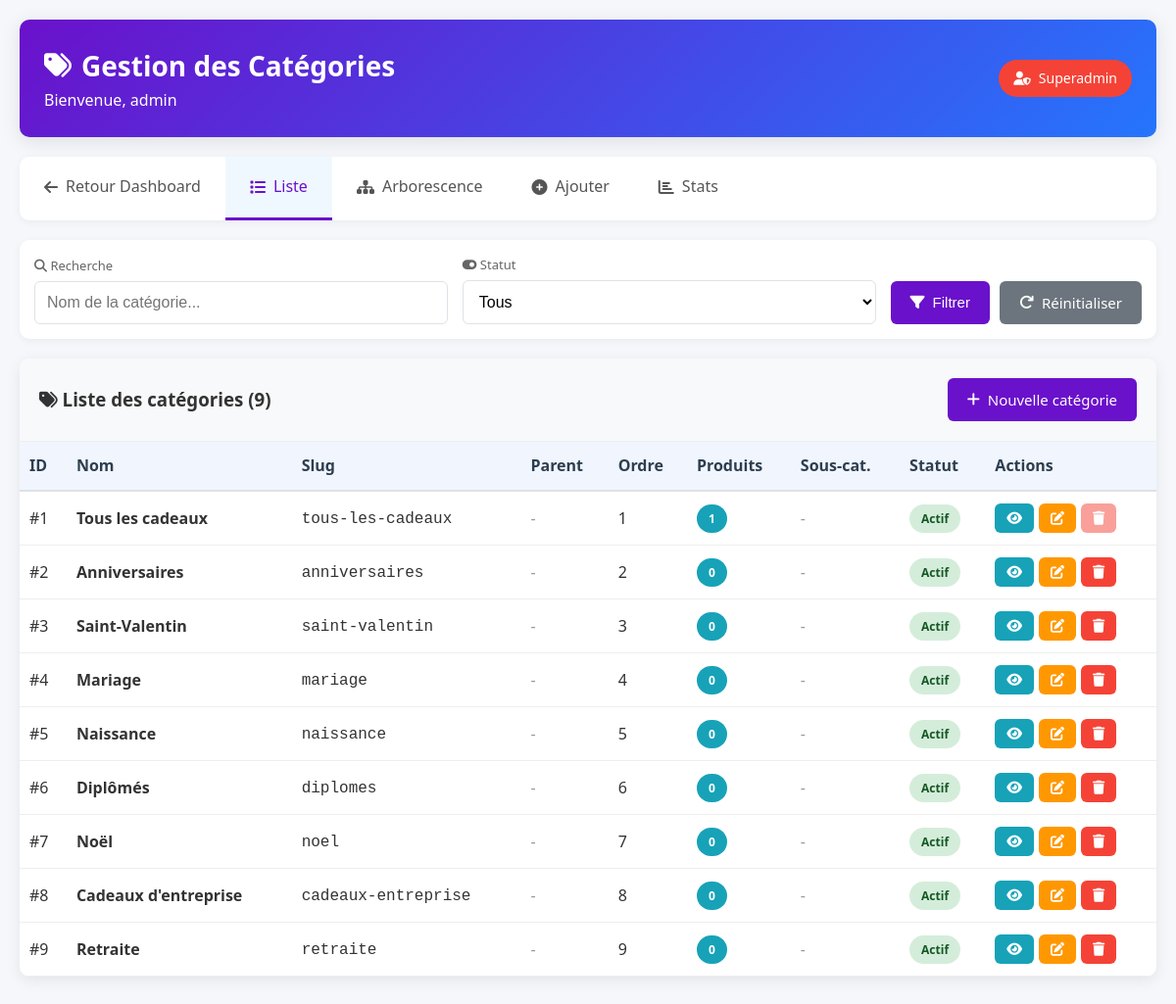
Screenshot of /admin_categories.php (signed in) with the database file from the repository.
### tables this page shows
CREATE TABLE `categories` (
  `id_categorie` int NOT NULL,
  `nom` varchar(100) NOT NULL,
  `slug` varchar(100) NOT NULL,
  `description` text,
  `parent_id` int DEFAULT NULL,
  `image` varchar(255) DEFAULT NULL,
  `ordre` int DEFAULT '0',
  `active` tinyint(1) DEFAULT '1',
  `meta_titre` varchar(255) DEFAULT NULL,
  `meta_description` text,
  `date_creation` datetime DEFAULT CURRENT_TIMESTAMP
);

### admin_categories.php (the view, shortened to what this page needs)
<?php
require_once 'admin_protection.php';
$action = $_GET['action'] ?? 'list';
$id = $_GET['id'] ?? 0;
$admin_username = $_SESSION['admin_username'] ?? 'Administrateur';
$admin_role = $_SESSION['admin_role'] ?? 'Non défini';
function getAllCategories($pdo, $page = 1, $limit = 20, $filtres = []) {
    $offset = ($page - 1) * $limit;
    $sql = "SELECT
                c.*,
                c2.nom as parent_nom,
                (SELECT COUNT(*) FROM produits WHERE id_categorie = c.id_categorie) as nb_produits,
                (SELECT COUNT(*) FROM categories WHERE parent_id = c.id_categorie) as nb_sous_categories
            FROM categories c
            LEFT JOIN categories c2 ON c.parent_id = c2.id_categorie
            WHERE 1=1";
    $params = [];
    $sql .= " ORDER BY c.ordre, c.nom LIMIT :limit OFFSET :offset";
    $stmt = $pdo->prepare($sql);
    $stmt->bindValue(':limit', $limit, PDO::PARAM_INT);
    $stmt->bindValue(':offset', $offset, PDO::PARAM_INT);
    $stmt->execute();
    return $stmt->fetchAll();
}
function countCategories($pdo, $filtres = []) {
    $sql = "SELECT COUNT(*) as total FROM categories WHERE 1=1";
    $params = [];
    $stmt = $pdo->prepare($sql);
    $stmt->execute($params);
    $result = $stmt->fetch();
    return $result['total'];
}
$filtres = [
    'search' => $_GET['search'] ?? '',
    'active' => isset($_GET['active']) ? (int)$_GET['active'] : ''
];
$page = max(1, intval($_GET['page'] ?? 1));
$limit = 20;
$total_categories = countCategories($pdo, $filtres);
$categories = [];
if ($action === 'list') {
    $categories = getAllCategories($pdo, $page, $limit, $filtres);
} elseif ($action === 'edit' && $id > 0) {
    $categorie = getCategoryById($pdo, $id);
    if (!$categorie) {
        $error = "Catégorie non trouvée.";
        $action = 'list';
    }
}
?>
<!DOCTYPE html>
<html lang="fr">
<head>
    <link rel="stylesheet" href="https://cdnjs.cloudflare.com/ajax/libs/font-awesome/6.4.0/css/all.min.css">
</head>
<body>
    <div class="container">
        <div class="header">
            <div>
                <h1><i class="fas fa-tags"></i> Gestion des Catégories</h1>
                <p>Bienvenue, <?php echo htmlspecialchars($admin_username); ?></p>
            </div>
            <div class="role-badge <?php echo $admin_role === 'superadmin' ? 'superadmin-badge' : ''; ?>">
                <i class="fas fa-user-shield"></i> <?php echo htmlspecialchars(ucfirst($admin_role)); ?>
            </div>
        </div>
        <div class="nav-tabs">
            <a href="dashboard.php">
                <i class="fas fa-arrow-left"></i> <span class="hide-mobile">Retour Dashboard</span>
            </a>
            <a href="admin_categories.php?action=list" class="<?php echo $action == 'list' ? 'active' : ''; ?>">
                <i class="fas fa-list"></i> <span>Liste</span>
            </a>
            <a href="admin_categories.php?action=tree" class="<?php echo $action == 'tree' ? 'active' : ''; ?>">
                <i class="fas fa-sitemap"></i> <span>Arborescence</span>
            </a>
            <a href="admin_categories.php?action=add" class="<?php echo $action == 'add' ? 'active' : ''; ?>">
                <i class="fas fa-plus-circle"></i> <span>Ajouter</span>
            </a>
            <a href="admin_categories.php?action=stats" class="<?php echo $action == 'stats' ? 'active' : ''; ?>">
                <i class="fas fa-chart-bar"></i> <span>Stats</span>
            </a>
        </div>
        <?php if ($action == 'list'): ?>
            <div class="filters-section">
                <form method="GET" class="filters-form">
                    <div class="filter-group">
                        <label><i class="fas fa-search"></i> Recherche</label>
                        <input type="text" name="search" placeholder="Nom de la catégorie..."
                               value="<?php echo htmlspecialchars($filtres['search']); ?>">
                    </div>
                    <div class="filter-group">
                        <label><i class="fas fa-toggle-on"></i> Statut</label>
                        <select name="active">
                            <option value="">Tous</option>
                        </select>
                    </div>
                    <div class="filter-actions">
                        <button type="submit" class="btn btn-primary">
                            <i class="fas fa-filter"></i> Filtrer
                        </button>
                        <a href="admin_categories.php?action=list" class="btn btn-secondary">
                            <i class="fas fa-redo"></i> Réinitialiser
                        </a>
                    </div>
                </form>
            </div>
            <div class="table-container">
                <div class="table-header">
                    <h3><i class="fas fa-tags"></i> Liste des catégories (<?php echo $total_categories; ?>)</h3>
                    <a href="admin_categories.php?action=add" class="btn btn-primary" style="width: auto;">
                        <i class="fas fa-plus"></i> Nouvelle catégorie
                    </a>
                </div>
                <?php if (empty($categories)): ?>
                    <div class="text-center" style="padding: 40px 20px;">
                        <i class="fas fa-tags" style="font-size: 60px; color: #ccc; margin-bottom: 20px;"></i>
                        <h3 style="color: #777; margin-bottom: 10px;">Aucune catégorie trouvée</h3>
                        <p style="color: #999; margin-bottom: 20px;">Commencez par créer votre première catégorie.</p>
                        <a href="admin_categories.php?action=add" class="btn btn-primary">
                            <i class="fas fa-plus"></i> Créer une catégorie
                        </a>
                    </div>
                <?php else: ?>
                    <div class="table-responsive">
                        <table>
                            <thead>
                                <tr>
                                    <th>ID</th>
                                    <th>Nom</th>
                                    <th class="hide-mobile">Slug</th>
                                    <th class="hide-mobile">Parent</th>
                                    <th class="hide-mobile">Ordre</th>
                                    <th>Produits</th>
                                    <th class="hide-mobile">Sous-cat.</th>
                                    <th>Statut</th>
                                    <th>Actions</th>
                                </tr>
                            </thead>
                            <tbody>
                                <?php foreach ($categories as $cat): ?>
                                <tr>
                                    <td>#<?php echo $cat['id_categorie']; ?></td>
                                    <td>
                                        <strong><?php echo htmlspecialchars($cat['nom']); ?></strong>
                                    </td>
                                    <td class="hide-mobile"><code><?php echo htmlspecialchars($cat['slug']); ?></code></td>
                                    <td class="hide-mobile">
                                        <?php if ($cat['parent_nom']): ?>
                                            <?php echo htmlspecialchars($cat['parent_nom']); ?>
                                        <?php else: ?>
                                            <span style="color: #999;">-</span>
                                        <?php endif; ?>
                                    </td>
                                    <td class="hide-mobile"><?php echo $cat['ordre']; ?></td>
                                    <td>
                                        <span class="badge" style="background: #17a2b8; color: white;">
                                            <?php echo $cat['nb_produits']; ?>
                                        </span>
                                    </td>
                                    <td class="hide-mobile">
                                        <?php if ($cat['nb_sous_categories'] > 0): ?>
                                            <span class="badge" style="background: #6a11cb; color: white;">
                                                <?php echo $cat['nb_sous_categories']; ?>
                                            </span>
                                        <?php else: ?>
                                            <span style="color: #999;">-</span>
                                        <?php endif; ?>
                                    </td>
                                    <td>
                                        <?php if ($cat['active']): ?>
                                            <span class="badge active">Actif</span>
                                        <?php else: ?>
                                            <span class="badge inactive">Inactif</span>
                                        <?php endif; ?>
                                    </td>
                                    <td>
                                        <div class="actions">
                                            <a href="admin_categories.php?action=view&id=<?php echo $cat['id_categorie']; ?>"
                                               class="btn btn-info btn-sm" title="Voir détails">
                                                <i class="fas fa-eye"></i>
                                            </a>
                                            <a href="admin_categories.php?action=edit&id=<?php echo $cat['id_categorie']; ?>"
                                               class="btn btn-warning btn-sm" title="Modifier">
                                                <i class="fas fa-edit"></i>
                                            </a>
                                            <?php if ($cat['nb_produits'] == 0 && $cat['nb_sous_categories'] == 0): ?>
                                            <button onclick="confirmDelete(<?php echo $cat['id_categorie']; ?>, '<?php echo htmlspecialchars($cat['nom']); ?>')"
                                                    class="btn btn-danger btn-sm" title="Supprimer">
                                                <i class="fas fa-trash"></i>
                                            </button>
                                            <?php else: ?>
                                            <span class="tooltip">
                                                <button class="btn btn-danger btn-sm" disabled style="opacity: 0.5;" title="Impossible de supprimer : catégorie non vide">
                                                    <i class="fas fa-trash"></i>
                                                </button>
                                            </span>
                                            <?php endif; ?>
                                        </div>
                                    </td>
                                </tr>
                                <?php endforeach; ?>
                            </tbody>
                        </table>
                    </div>
                <?php endif; ?>
            </div>
        <?php endif; ?>
    </div>
</body>
</html>

### rows the page displays
categories: id_categorie "1", nom "Tous les cadeaux", slug "tous-les-cadeaux", ordre "1", nb_produits "1", active "Actif"
categories: id_categorie "2", nom "Anniversaires", slug "anniversaires", ordre "2", nb_produits "0", active "Actif"
categories: id_categorie "3", nom "Saint-Valentin", slug "saint-valentin", ordre "3", nb_produits "0", active "Actif"
categories: id_categorie "4", nom "Mariage", slug "mariage", ordre "4", nb_produits "0", active "Actif"
categories: id_categorie "5", nom "Naissance", slug "naissance", ordre "5", nb_produits "0", active "Actif"
categories: id_categorie "6", nom "Diplômés", slug "diplomes", ordre "6", nb_produits "0", active "Actif"
categories: id_categorie "7", nom "Noël", slug "noel", ordre "7", nb_produits "0", active "Actif"
categories: id_categorie "8", nom "Cadeaux d'entreprise", slug "cadeaux-entreprise", ordre "8", nb_produits "0", active "Actif"
categories: id_categorie "9", nom "Retraite", slug "retraite", ordre "9", nb_produits "0", active "Actif"

### other values shown
$admin_username "admin"
$admin_role "Superadmin"
$total_categories "9"
